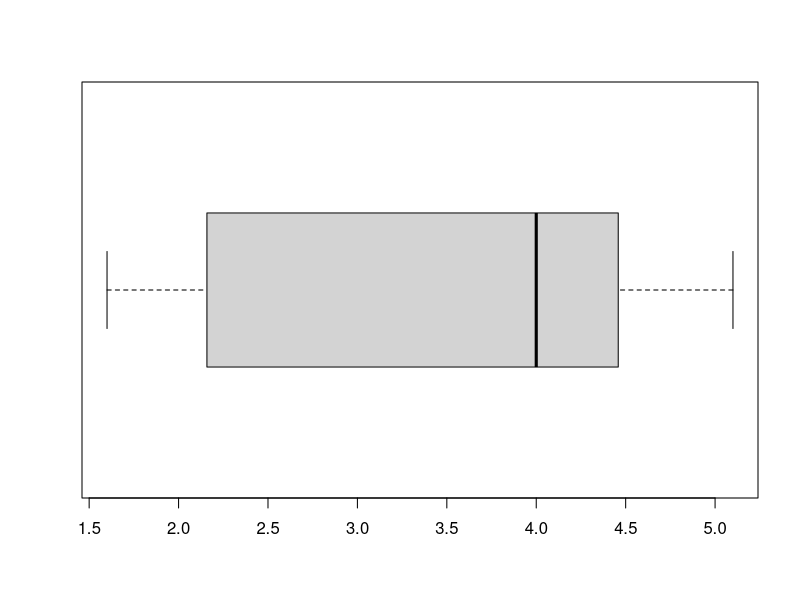
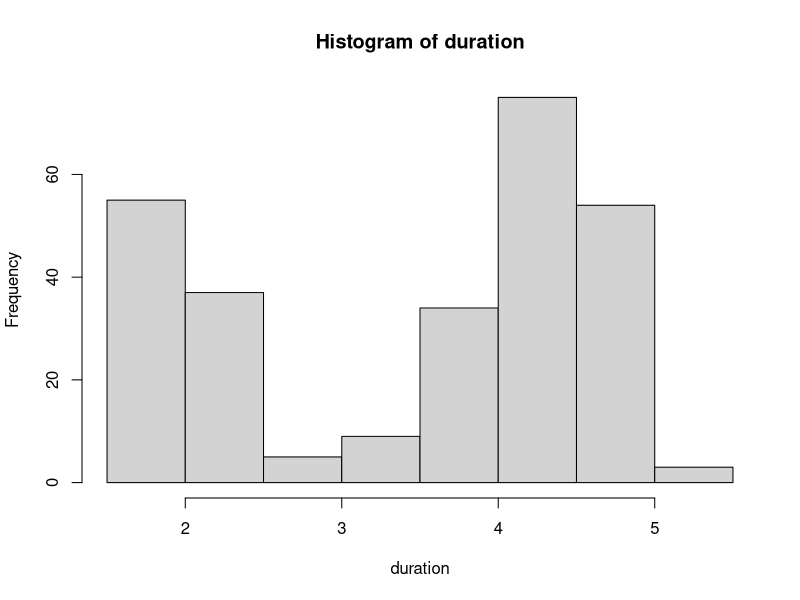

Here is the R script that generated these plots, in order: (Note: this script raises an error after producing the figures.)
#measurements
#mean >>> avg >>>> w_avg
duration = faithful$eruptions
waiting <- faithful$waiting
mean(duration)
median(duration)

#Quartile

quantile(duration)
range(duration)

quantile(duration, c(0.24,.77,.97))

#IQR
IQR(duration)

#plot central tendency
boxplot(duration,horizontal = TRUE)

#spread
var(duration)
sd(duration)

#hist
hist(duration)

#range
lower_range = mean(duration) - (3*sd(duration))
higher_range = mean(duration) + (3*sd(duration)) #99.7% 

#covariance/corelation
cov(duration,duration) 
cov(duration,waiting)
cor(duration,duration)
cor(duration,waiting)

#skweness
skewness(duration)
skewness(waiting)

mtcars

cor(mtcars$mpg,mtcars$disp)












#probability distributions
#discrete continous
dbinom(4, size=12, prob=0.2)

#3 heads /3 tails at a time
dbinom(3,size = 10,prob = 0.5)


#atmost 3 heads 
pbinom(3,size = 10, prob = 0.5)

dbinom(3,size = 10,prob = 0.5)+dbinom(1,size = 10,prob = 0.5)+dbinom(2,size = 10,prob = 0.5)+dbinom(0,size = 10,prob = 0.5)

#atleast 
1 - pbinom(3,10,0.5)





#poission distribution
#n = too large
#p = too small
#lambda= n*p
#accident of airplane 
ppois(16,lambda = 12)  #lower tail poission
1- ppois(16,lambda = 12)   #upper tail
ppois(16, lambda = 12, lower.tail = FALSE)





#continous 

runif(10)
x <- runif(10)
hist(x)
x<- runif(1000)
hist(x)

hist(runif(100,min=5,max=5.5))

#exponential distribution
pexp(2,rate=1/3)


#normal distribution 
pnorm(100)
pnorm(84,23,45,lower.tail = FALSE) #23,45 >=84







#chi square 
#size, swimming pool
qchisq(.95,df=2)

#student t distribution 
#two random variables  z normal distro   Y chisq df m independent 
# t = Z/sqrt(Y/m)   ~t()

qt(c(0.025,0.975), df=5)


#F-distro
#f=v1/m1/v2/m2......
qf(0.95,2,3)















































































